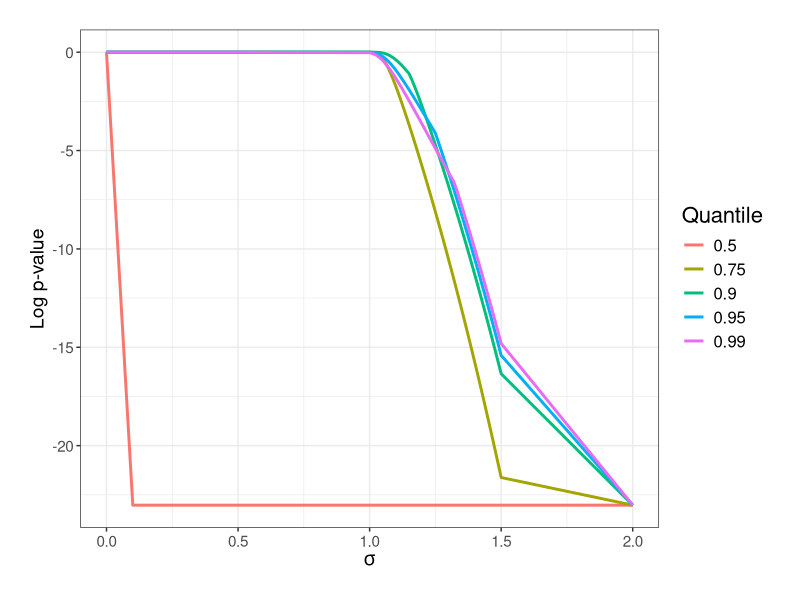
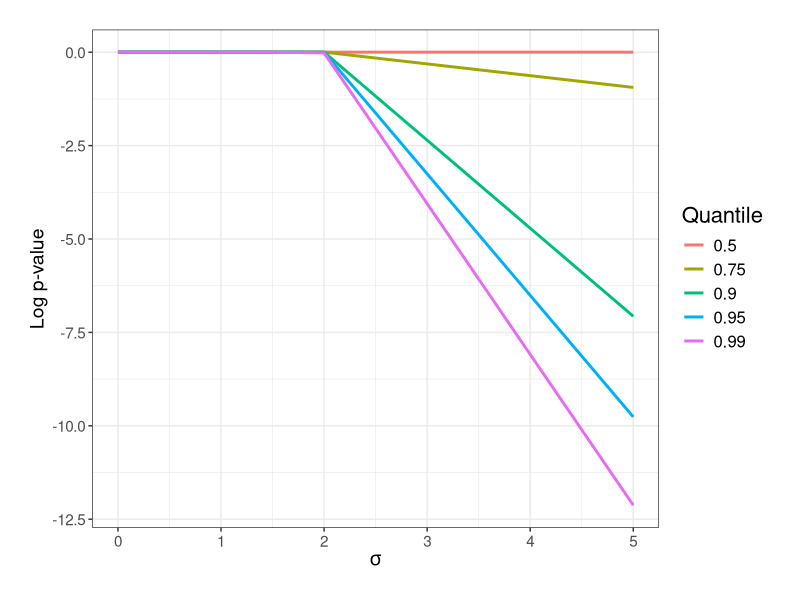
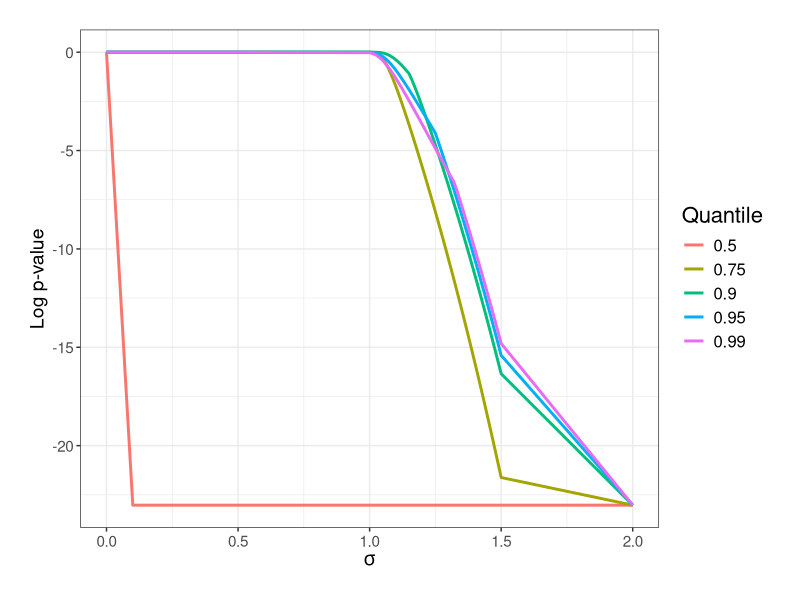
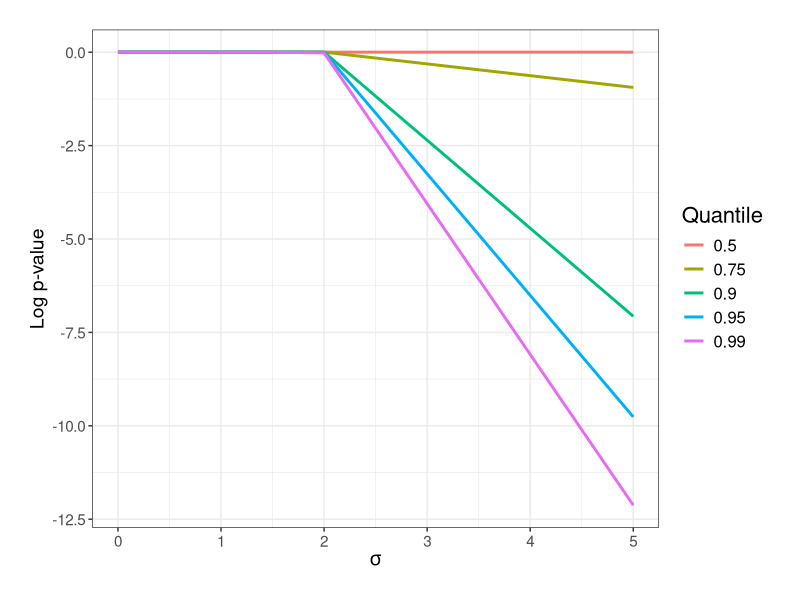

These charts were generated, in order, by the following R code:
library(dplyr)
library(readr)
library(ggplot2)

# Custom ggplot theme
theme_custom <- function(...) {
    theme_bw() +
        theme(
            axis.title = element_text(size = 14),
            axis.text.y = element_text(size = 11),
            axis.text.x = element_text(size = 11, angle = 0),
            legend.title = element_text(size = 16),
            legend.text = element_text(size = 12),
            legend.spacing = unit(5.0, 'cm'),
            plot.margin = unit(c(0.75,0.75,0.75,0.75), "cm"),
            plot.title = element_text(size = 16, hjust = 0.5, vjust = 0.5)
        )
}


df <- read_csv('./output/hypothesis-sim1.csv')
df$quant[df$quant == 0.501] <- 0.5
df$logp <- ifelse(df$pval > 0, log(df$pval), log(1e-10))

df %>%
    filter(sigma <= 3) %>%
    ggplot(aes(x = sigma, y = logp, color = as.factor(quant))) +
    geom_line(linewidth = 1) +
    xlab(expression(sigma)) +
    ylab('Log p-value') +
    guides(color = guide_legend(title = 'Quantile')) +
    theme_custom()

ggsave(paste0('./figures/hypothesis-sim1.png'), width = 6, height = 3.5)



## Same thing for 2nd simulation
df <- read_csv('./output/hypothesis-sim2.csv')
df$quant[df$quant == 0.501] <- 0.5
df$logp <- ifelse(df$pval > 0, log(df$pval), log(1e-10))

df %>%
    ggplot(aes(x = sigma, y = logp, color = as.factor(quant))) +
    geom_line(linewidth = 1) +
    xlab(expression(sigma)) +
    ylab('Log p-value') +
    guides(color = guide_legend(title = 'Quantile')) +
    theme_custom()

ggsave(paste0('./figures/hypothesis-sim2.png'), width = 6, height = 3.5)